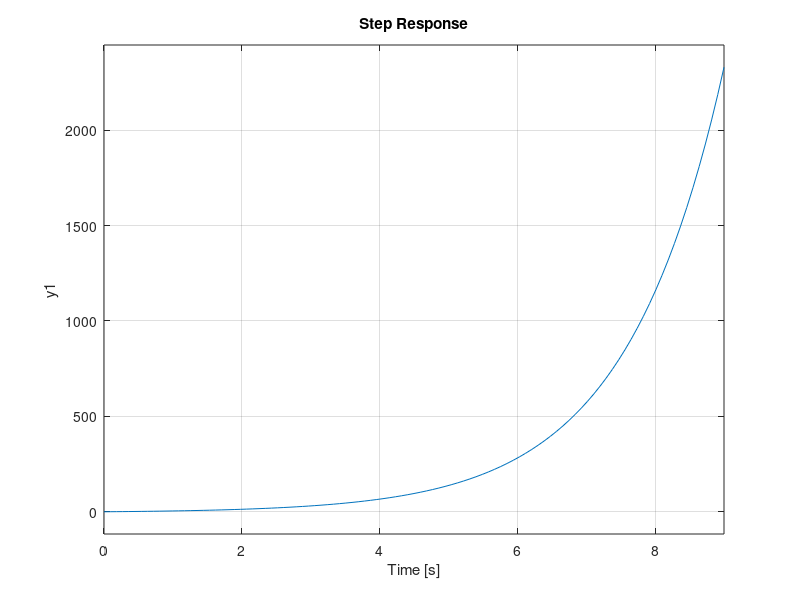

This figure's MATLAB source:
s=tf('s');
% z=tf('z');
A=[3,0;0,0.7];
B=[1;1];
C=[0,3];
D=0;

sys=ss(A,B,C,D);
H=tf(sys);
Y=H*1/s;

figure(1)
step(sys)
 
 
%-C*inv(A)*B

% A=[-1,0;0,-2];
% B=[1;0];
% C=[1,0];
% D=0;
% x0=[6;0];
% Y=C*inv(s*eye(size(A))-A)*x0


% rank(ctrb(A,B))
% rank(obsv(A,C))



% sys=ss(A,B,C,D);
% H=tf(sys);
% U=5/s;
% 
% Y=U*H;
% [n,d]=tfdata(Y,'v');
% [R,P]=residue(n,d)
% 
% 2*abs(R(1))
% angle(R(1))